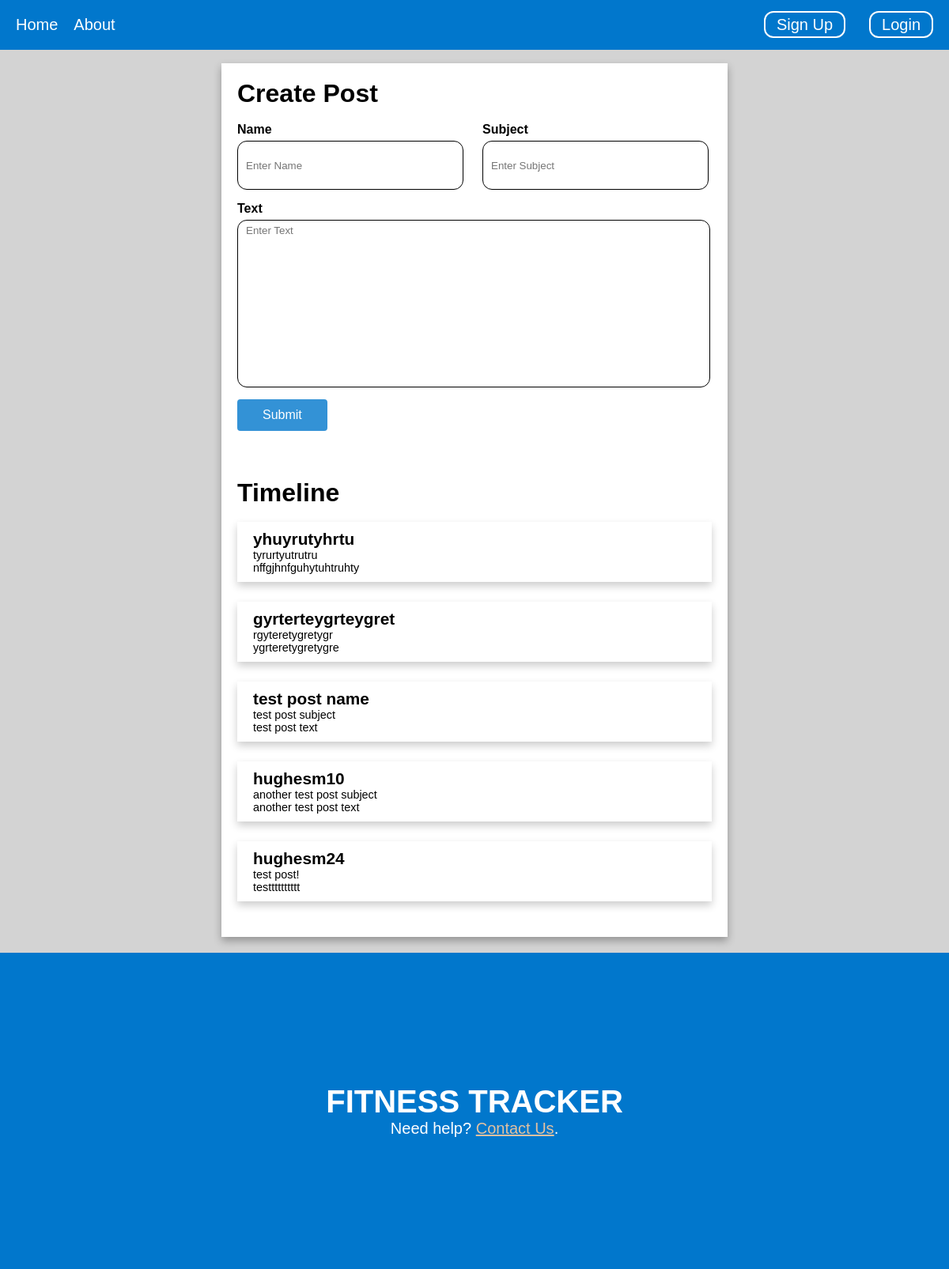
The app's page /docs/timeline.php with its own data.
### tables this page shows
CREATE TABLE `posts` (
  `id` int(11) NOT NULL,
  `name` varchar(255) NOT NULL,
  `subject` varchar(255) NOT NULL,
  `text` mediumtext NOT NULL
);

### docs/timeline.php (the view, shortened to what this page needs)
<!DOCTYPE html>
<html lang="en">
<head>
</head>
<body>
  <?php
    include_once 'header.php';
    include 'includes/dbhinc.php';
  ?>
  <div class="container">
    <form action="" method="POST" class="form">
    <h1>Create Post</h1>
    <br>
      <div class="row">
        <div class="input-group">
          <label for="name">Name</label>
          <input type="text" id="name" name="name" placeholder="Enter Name" required>
        </div>
        <div class="input-group">
          <label for="subject">Subject</label>
          <input type="text" id="subject" name="subject" placeholder="Enter Subject" required>
        </div>
      </div>
      <div class="input-group textarea">
        <label for="text">Text</label>
        <textarea name="text" id="text" name="text" style="resize: none; width: 96%;" placeholder="Enter Text" required></textarea>
      </div>
      <div class="input-group">
        <button name="submit" class="btn">Submit</button>
      </div>
    </form>
    <div class="prev-posts">
    <h1>Timeline</h1>
    <br>
      <?php
      $sql = "SELECT * FROM posts";
      $result = mysqli_query($conn, $sql);
      if(mysqli_num_rows($result) > 0)
      {
        while($row = mysqli_fetch_assoc($result)) {
      ?>
      <div class="single-item">
        <h4><?php echo $row['name']; ?></h4>
        <p><?php echo $row['subject']; ?></p>
        <p><?php echo $row['text']; ?></p>
      </div>
      <?php
        }
      }
      ?>
    </div>
  </div>
  <?php
    include_once 'footer.php';
  ?>
</body>
</html>

### docs/header.php (shortened to what this page needs)
<div class="navbar">
  <a href="index.php">Home</a>
  <a href="about.php">About</a>
  <?php
    if(isset($_SESSION["userid"]))
    {
  ?>
    <a href="timeline.php">Timeline</a>
    <div class="dropdown">
    <input type="image" class="dropbtn" src="https://img.icons8.com/ios-glyphs/30/ffffff/user--v1.png" width="40" height="40" style="padding: 0; margin-right: 30px;" onclick="myFunction();">
      <div class="dropdown-content" id="myDropdown">
        <a href="dashboard.php">Dashboard</a>
        <a href="includes/logoutinc.php">Log out</a>
      </div>
    </div>
  <?php
    }
    else
    {
  ?>
    <input type="button" class="navbar-button" value="Login" onclick="location.href='login.php';">
    <input type="button" class="navbar-button" value="Sign Up" onclick="location.href='signup.php';">
  <?php
    }
  ?>
</div>

### docs/footer.php (shortened to what this page needs)
<footer>
  <h1>FITNESS TRACKER</h1>
  <p>Need help? <a href="contact.php" style="color: #E2C1A1">Contact Us</a>.</p>
</footer>

### docs/header.php (style rules this page uses)
.navbar { font-family: Arial, Helvetica, sans-serif; background-color: #0177CC; position: fixed; left: 0; top: 0; width: 100%; z-index: 999; padding: 10px; }
.navbar a { float: left; font-size: 20px; color: white; text-align: center; padding: 10px 10px; text-decoration: none; }
.navbar-button { float: right; border-radius: 12px; width: fit-content; line-height: 18px; font-size: 20px; font-weight: 500; background-color: #0177CC; color: white; border: solid white 2px; cursor: pointer; padding: 6px 14px; margin: 4px 30px 5px 0px; }

### docs/timeline.php (style rules this page uses)
* { margin: 0; padding: 0; font-family: Arial, Helvetica, sans-serif; }
body { width: 100%; min-height: 100vh; margin-top: 60px; display: flex; justify-content: center; align-items: center; flex-direction: column; background: lightgrey; }
.container { padding: 20px; background: white; box-shadow: 0 5px 10px rgba(0,0,0,0.3); width: 600px; min-height: 400px; margin: 20px 0; }
.container .row { display: grid; grid-template-columns: repeat(auto-fit, minmax(280px, 1fr)); }
.container .form .row .input-group { padding: 0 10px; display: block; }
.container .form .row .input-group:first-child { padding-left: 0; }
.container .form .row .input-group:last-child { padding-right: 0; }
.container .form .input-group { width: 100%; height: 50px; margin-bottom: 50px; }
.container .form .input-group label { font-weight: 600; margin-bottom: 5px; display: block; }
.container .form .input-group .btn { margin: 20px 0; display: block; padding: .7rem 2rem; opacity: .8; color: white; background: #0177CC; border: none; outline: none; border-radius: 4px; cursor: pointer; font-size: 1rem; transition: .3s ease-in; }
.container .form .input-group input, .container .form .input-group textarea { width: 88%; height: 100%; border: 1.5px solid black; border-radius: 12px; outline: none; padding: 5px 10px; }
.container .form .input-group.textarea { height: 200px; }
.container .form .input-group.textarea textarea { resize: none; font-family: Arial, Helvetica, sans-serif; }
.container .prev-posts { margin-top: 50px; }
.container .prev-posts .single-item { background: white; box-shadow: 0 5px 10px rgba(0,0,0,0.2); padding: 10px 20px; text-align: left; margin-bottom: 25px; }
.container .prev-posts .single-item h4 { font-size: 1.3rem; font-weight: 800; }
.container .prev-posts .single-item p { font-size: .9rem; }

### docs/footer.php (style rules this page uses)
footer { font-family: Arial, Helvetica, sans-serif; background-color: #0177CC; color: white; height: 400px; width: 100%; display: flex; flex-direction: column; align-items: center; }
footer h1 { margin-top: auto; font-size: 40px; }
footer p { margin-bottom: auto; font-size: 20px; }

### records on screen
posts: name "yhuyrutyhrtu", subject "tyrurtyutrutru", text "nffgjhnfguhytuhtruhty"
posts: name "gyrterteygrteygret", subject "rgyteretygretygr", text "ygrteretygretygre"
posts: name "test post name", subject "test post subject", text "test post text"
posts: name "hughesm10", subject "another test post subject", text "another test post text"
posts: name "hughesm24", subject "test post!", text "testttttttttt"
